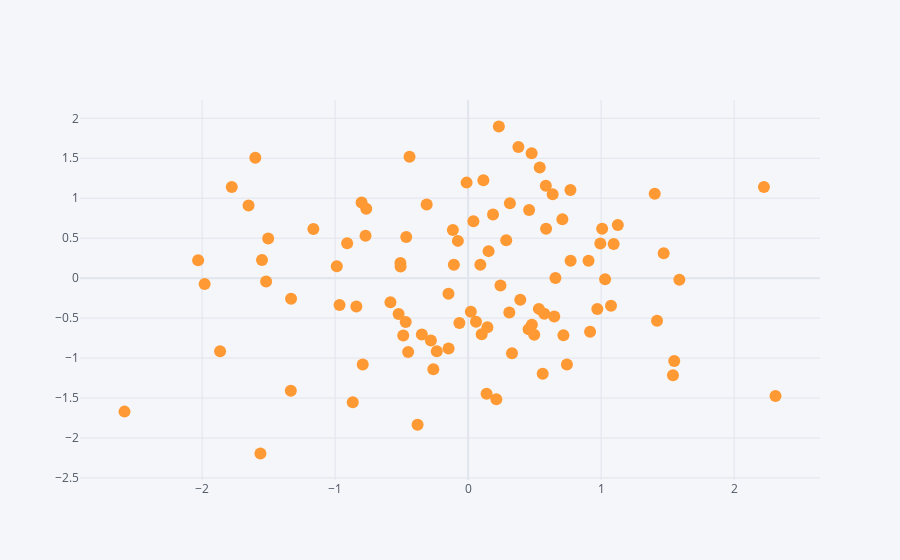

Write notebook code for a chart like this one.
### Code cell
dataset1.iplot(kind='scatter', x='a', y='c', mode='markers')
